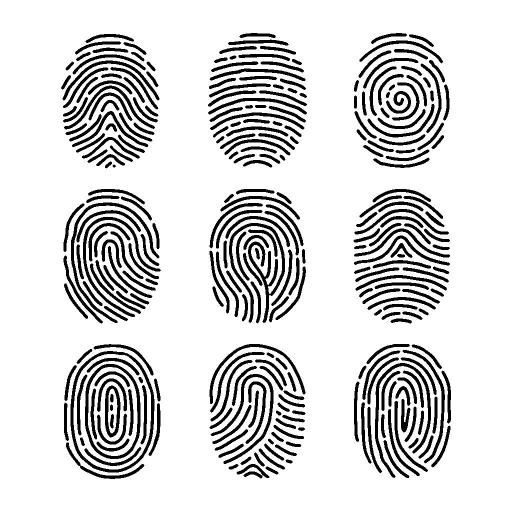
#> input picture Lab5/data/fingerprints.jpg, 1024 x 1024 px (shown at 1/2 size); the run also reads 1 picture not shown here
$ python keypoints.py
#> lines starting #> are read from the running program, lines starting #| are printed output that depends on the picture; after the words box and inside, x2 and y2 are one past the last pixel; in counts of white or black regions, pixels touching at a corner belong together
"""Особые точки: Харрис, поворот, сопоставление отпечатков."""

from pathlib import Path

import cv2
import matplotlib

matplotlib.use("Agg")
import matplotlib.pyplot as plt
import numpy as np

ROOT = Path(__file__).resolve().parent
DATA = ROOT / "data"
OUT = ROOT / "output"


def load_gray(path: Path) -> np.ndarray:
    image = cv2.imread(str(path), cv2.IMREAD_GRAYSCALE)
    if image is None:
        raise SystemExit(f"нет файла {path}")
    return image


def harris_points(gray: np.ndarray, block_size: int, ksize: int, rel: float) -> np.ndarray:
    response = cv2.cornerHarris(np.float32(gray), block_size, ksize, 0.04)
    local_max = cv2.dilate(response, np.ones((3, 3), np.float32))
    threshold = rel * float(response.max())
    ys, xs = np.where((response == local_max) & (response > threshold))
    if len(xs) == 0:
        return np.zeros((0, 2), dtype=np.int32)
    return np.stack([xs, ys], axis=1).astype(np.int32)


def reference_points(path: Path) -> np.ndarray:
    color = cv2.imread(str(path), cv2.IMREAD_COLOR)
    red = (color[:, :, 2] > 160) & (color[:, :, 1] < 90) & (color[:, :, 0] < 90)
    count, labels, stats, centroids = cv2.connectedComponentsWithStats(red.astype(np.uint8), 8)
    points = []
    for index in range(1, count):
        if stats[index, cv2.CC_STAT_AREA] < 1:
            continue
        cx, cy = centroids[index]
        points.append((int(round(cx)), int(round(cy))))
    if not points:
        return np.zeros((0, 2), dtype=np.int32)
    return np.array(points, dtype=np.int32)


def f1_score(predicted: np.ndarray, reference: np.ndarray, tolerance: float = 6.0) -> float:
    if len(predicted) == 0 or len(reference) == 0:
        return 0.0
    if len(predicted) > 8000:
        return 0.0
    distances = np.linalg.norm(
        predicted.astype(np.float32)[:, None, :] - reference.astype(np.float32)[None, :, :],
        axis=2,
    )
    precision = float(np.mean(distances.min(axis=1) <= tolerance))
    recall = float(np.mean(distances.min(axis=0) <= tolerance))
    if precision + recall == 0:
        return 0.0
    return 2.0 * precision * recall / (precision + recall)


def search_harris(gray: np.ndarray, reference: np.ndarray) -> tuple[dict, float]:
    best = {"block_size": 2, "ksize": 3, "rel": 0.01}
    best_score = -1.0
    ref_count = max(len(reference), 1)
    for block_size in (2, 3, 4, 5, 7):
        for ksize in (3, 5, 7):
            for rel in (0.001, 0.005, 0.01, 0.02, 0.05, 0.1):
                points = harris_points(gray, block_size, ksize, rel)
                if not (0.25 * ref_count <= len(points) <= 3.0 * ref_count):
                    continue
                score = f1_score(points, reference)
                if score > best_score:
                    best_score = score
                    best = {"block_size": block_size, "ksize": ksize, "rel": rel}
    return best, best_score


def draw_points(gray: np.ndarray, points: np.ndarray, radius: int = 2) -> np.ndarray:
    canvas = cv2.cvtColor(gray, cv2.COLOR_GRAY2BGR)
    for x, y in points:
        cv2.circle(canvas, (int(x), int(y)), radius, (0, 0, 255), -1)
    return canvas


def rotate_image(gray: np.ndarray, angle: float) -> np.ndarray:
    height, width = gray.shape
    matrix = cv2.getRotationMatrix2D((width / 2.0, height / 2.0), angle, 1.0)
    return cv2.warpAffine(gray, matrix, (width, height), flags=cv2.INTER_LINEAR, borderValue=255)


def rotation_study(gray: np.ndarray, params: dict, stem: str) -> None:
    counts = []
    tiles = []
    for angle in range(360):
        rotated = rotate_image(gray, angle)
        points = harris_points(rotated, **params)
        counts.append(len(points))
        if angle % 30 == 0:
            tiles.append(draw_points(rotated, points))
    contact = make_sheet(tiles, columns=4)
    cv2.imwrite(str(OUT / f"{stem}_sheet.jpg"), contact, [cv2.IMWRITE_JPEG_QUALITY, 90])
    figure, axis = plt.subplots(figsize=(8, 3.5))
    axis.plot(range(360), counts, color="C0", linewidth=1)
    axis.set_xlabel("угол, градусы")
    axis.set_ylabel("число точек Харриса")
    axis.set_title(stem)
    figure.tight_layout()
    figure.savefig(OUT / f"{stem}_counts.png", dpi=120)
    plt.close(figure)
    np.savetxt(OUT / f"{stem}_counts.csv", np.array(counts, dtype=int), fmt="%d")
    print(f"{stem}: точки {min(counts)} … {max(counts)}, среднее {np.mean(counts):.1f}")


def make_sheet(images: list[np.ndarray], columns: int) -> np.ndarray:
    if not images:
        return np.zeros((10, 10, 3), dtype=np.uint8)
    height, width = images[0].shape[:2]
    rows = int(np.ceil(len(images) / columns))
    sheet = np.full((rows * height, columns * width, 3), 255, dtype=np.uint8)
    for index, image in enumerate(images):
        row, col = divmod(index, columns)
        sheet[row * height : (row + 1) * height, col * width : (col + 1) * width] = image
    return sheet


def ink_bands(profile: np.ndarray, parts: int = 3) -> list[tuple[int, int]]:
    smooth = np.convolve(profile.astype(np.float64), np.ones(21) / 21.0, mode="same")
    active = smooth > (smooth.max() * 0.08)
    spans: list[tuple[int, int]] = []
    start = None
    for index, flag in enumerate(active):
        if flag and start is None:
            start = index
        elif not flag and start is not None:
            spans.append((start, index))
            start = None
    if start is not None:
        spans.append((start, len(active)))
    spans = [span for span in spans if span[1] - span[0] > 40]
    if len(spans) > parts:
        largest = sorted(spans, key=lambda span: span[1] - span[0], reverse=True)[:parts]
        spans = sorted(largest)
    return spans


def template_crops(gray: np.ndarray) -> list[tuple[int, np.ndarray]]:
    ink = (gray < 180).astype(np.uint8)
    row_spans = ink_bands(ink.sum(axis=1))
    col_spans = ink_bands(ink.sum(axis=0))
    crops = []
    index = 1
    for top, bottom in row_spans:
        for left, right in col_spans:
            crops.append((index, gray[top:bottom, left:right]))
            index += 1
    return crops


def tight_crop(gray: np.ndarray) -> np.ndarray:
    ink = np.where(gray < 180)
    if len(ink[0]) == 0:
        return gray
    top, bottom = int(ink[0].min()), int(ink[0].max()) + 1
    left, right = int(ink[1].min()), int(ink[1].max()) + 1
    return gray[top:bottom, left:right]


def sift_inliers(query: np.ndarray, template: np.ndarray):
    sift = cv2.SIFT_create(nfeatures=1000)
    query_kp, query_desc = sift.detectAndCompute(query, None)
    template_kp, template_desc = sift.detectAndCompute(template, None)
    if (
        query_desc is None
        or template_desc is None
        or len(query_desc) < 4
        or len(template_desc) < 4
    ):
        return 0, query_kp, template_kp, []
    pairs = cv2.BFMatcher().knnMatch(query_desc, template_desc, k=2)
    good = []
    for pair in pairs:
        if len(pair) < 2:
            continue
        first, second = pair
        if first.distance < 0.8 * second.distance:
            good.append(first)
    if len(good) < 4:
        return len(good), query_kp, template_kp, good
    source = np.float32([query_kp[item.queryIdx].pt for item in good]).reshape(-1, 1, 2)
    destination = np.float32([template_kp[item.trainIdx].pt for item in good]).reshape(-1, 1, 2)
    _homography, mask = cv2.findHomography(source, destination, cv2.RANSAC, 5.0)
    if mask is None:
        return 0, query_kp, template_kp, []
    inlier_matches = [item for item, flag in zip(good, mask.ravel()) if flag]
    return len(inlier_matches), query_kp, template_kp, inlier_matches


def match_queries(templates: list[tuple[int, np.ndarray]]) -> None:
    lines = []
    for name in ("fp2.jpg", "fp3.jpg"):
        query = load_gray(DATA / name)
        scores = []
        for index, crop in templates:
            template = tight_crop(crop)
            resized = cv2.resize(query, (template.shape[1], template.shape[0]), interpolation=cv2.INTER_LINEAR)
            count, query_kp, template_kp, matches = sift_inliers(resized, template)
            scores.append((count, index, template, resized, query_kp, template_kp, matches))
        scores.sort(key=lambda item: item[0], reverse=True)
        best = scores[0]
        lines.append(f"{name}: ближайший шаблон {best[1]}, инлайеров {best[0]}")
        for count, index, *_rest in scores:
            lines.append(f"  шаблон {index}: {count}")
        match_image = cv2.drawMatches(
            best[3],
            best[4],
            best[2],
            best[5],
            best[6][:50],
            None,
            flags=cv2.DrawMatchesFlags_NOT_DRAW_SINGLE_POINTS,
        )
        cv2.imwrite(str(OUT / f"match_{Path(name).stem}.jpg"), match_image, [cv2.IMWRITE_JPEG_QUALITY, 90])
        print(lines[-len(scores) - 1])
    (OUT / "matches.txt").write_text("\n".join(lines) + "\n", encoding="utf-8")


def main() -> None:
    OUT.mkdir(parents=True, exist_ok=True)
    fingerprints = load_gray(DATA / "fingerprints.jpg")
#> in load_gray, image is the input picture: shape (1024, 1024); min 0, max 255, mean 214.4
    reference = reference_points(DATA / "resultfp.jpg")
#> in reference_points, `red = (color[:, :, 2] > 160) & (color[:, :, 1] < 90) & (color[:, :, 0]..`: red: shape (1024, 1024) bool; 1.6% white; 546 white regions (24 under 20 px), largest, box (x1, y1, x2, y2) and area: (220, 322, 234, 338) 100, (766, 872, 774, 885) 74, (576, 117, 588, 124) 71
#> in reference_points, `count, labels, stats, centroids = cv2.connectedComponentsWithStats(red..`:
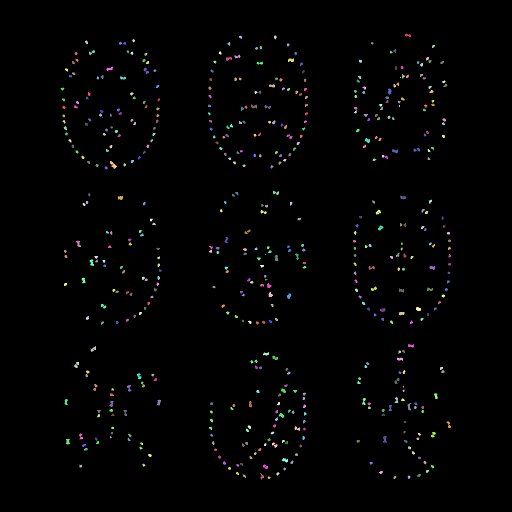
#> labels: shape (1024, 1024) int32 (shown at 1/2 size); 547 distinct labels, from 0 to 546; one colour per label, 0 black
#> in reference_points, `count, labels, stats, centroids = cv2.connectedComponentsWithStats(red..`: count = 547; stats = 547 rows, first 6: [0, 0, 1024, 1024, 1031441], [810, 67, 12, 8, 53], [478, 71, 6, 7, 27], [548, 71, 6, 8, 31], [264, 78, 6, 7, 24], [170, 81, 6, 8, 31]; centroids = 547 pairs, first value 124.6 to 898.9, second value 70.43 to 954.8
#> the loop in reference_points, `for index in range(1, count):` made 546 passes
#> (cx, cy) on passes 1 to 3: (815.8, 70.43), (480.7, 73.81), (550.1, 73.97)
#> after the loop in reference_points, `for index in range(1, count):`: points = 546 pairs, first value 125 to 899, second value 70 to 955
#> reference has the same summary as points in reference_points
    params, score = search_harris(fingerprints, reference)
#> in search_harris, `ref_count = max(len(reference), 1)`: ref_count = 546
#> the loop in search_harris, `for block_size in (2, 3, 4, 5, 7):` made 5 passes
#> after the loop in search_harris, `for block_size in (2, 3, 4, 5, 7):`: best = {'block_size': 4, 'ksize': 7, 'rel': 0.1}; best_score = 0.995
#> params = {'block_size': 4, 'ksize': 7, 'rel': 0.1}; score = 0.995
    points = harris_points(fingerprints, **params)
#> points = 639 pairs, first value 124 to 899, second value 70 to 955
    overlay = draw_points(fingerprints, points, radius=3)
#> the loop in draw_points, `for x, y in points:` made 639 passes
#> (x, y) on passes 1 to 3: (813, 70), (820, 71), (480, 73)
#> after the loop in draw_points, `for x, y in points:`:
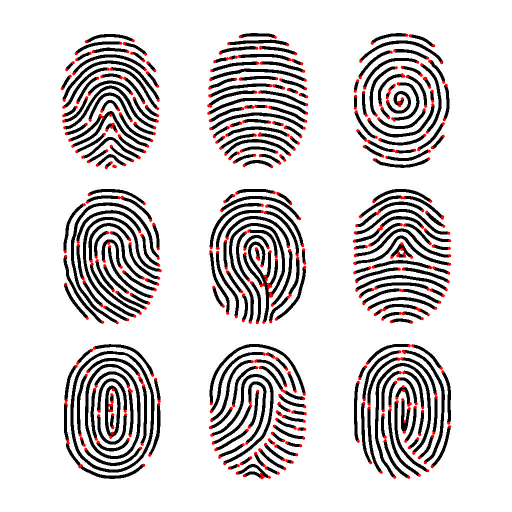
#> canvas: shape (1024, 1024, 3) (shown at 1/2 size); 1.75% of pixels changed, all inside (x1, y1, x2, y2) = (121, 67, 903, 959)
    cv2.imwrite(str(OUT / "harris_overlay.jpg"), overlay, [cv2.IMWRITE_JPEG_QUALITY, 90])
    compared = overlay.copy()
    for x, y in reference:
        cv2.circle(compared, (int(x), int(y)), 2, (0, 255, 0), 1)
#> this loop made 546 passes
#> (x, y) on passes 1 to 3: (816, 70), (481, 74), (550, 74)
#> compared: shape (1024, 1024, 3); 0.42% of pixels changed, all inside (x1, y1, x2, y2) = (123, 68, 902, 958)
    cv2.imwrite(str(OUT / "harris_vs_reference.jpg"), compared, [cv2.IMWRITE_JPEG_QUALITY, 90])
    report = (
        f"blockSize={params['block_size']}, ksize={params['ksize']}, "
        f"порог={params['rel']:.4f} * max, точек={len(points)}, "
        f"эталон={len(reference)}, F1={score:.3f}\n"
    )
    (OUT / "harris_params.txt").write_text(report, encoding="utf-8")
    print(report.strip())
#| blockSize=4, ksize=7, порог=0.1000 * max, точек=639, эталон=546, F1=0.995

    star = load_gray(DATA / "star.jpg")
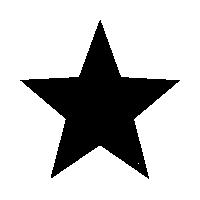
#> input picture Lab5/data/star.jpg, 200 x 200 px
#> in load_gray, image is the input picture: shape (200, 200); min 0, max 255, mean 195.4
    star_params = {"block_size": 2, "ksize": 3, "rel": 0.02}
    rotation_study(star, star_params, "star")
#> the loop in rotation_study, `for angle in range(360):` made 360 passes
#> (matrix in rotate_image, threshold in harris_points) on passes 1 to 3: ([[1, 0, 0], [0, 1, 0]], 12294976), ([[1, 0.0175, -1.73], [-0.0175, 1, 1.76]], 5902058.9), ([[0.999, 0.0349, -3.43], [-0.0349, 0.999, 3.55]], 4976656.6)
#> after the loop in rotation_study, `for angle in range(360):`: counts = 360 values, max 119 at index 0, min 12 at index 88, mean 33.02; tiles = 12 items
#> in make_sheet, `rows = int(np.ceil(len(images) / columns))`: rows = 3
#> in make_sheet, `sheet = np.full((rows * height, columns * width, 3), 255, dtype=np.uin..`: sheet: shape (600, 800, 3); every value is 255
#> the loop in make_sheet, `for index, image in enumerate(images):` made 12 passes
#> (row, col) on passes 1 to 12: (0, 0), (0, 1), (0, 2), (0, 3), (1, 0), (1, 1), (1, 2), (1, 3), (2, 0), (2, 1), (2, 2), (2, 3)
#| star: точки 12 … 119, среднее 33.0
    rotation_study(load_gray(DATA / "fp2.jpg"), params, "fp2")
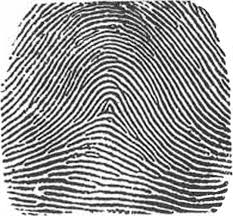
#> input picture Lab5/data/fp2.jpg, 233 x 216 px
#> in load_gray, image is the input picture: shape (216, 233); min 0, max 255, mean 152.9
#> the loop in rotation_study (call 2), `for angle in range(360):` made 360 passes
#> (matrix in rotate_image, threshold in harris_points) on passes 1 to 3: ([[1, 0, 0], [0, 1, 0]], 8.9e+10), ([[1, 0.0175, -1.87], [-0.0175, 1, 2.05]], 7.15e+10), ([[0.999, 0.0349, -3.7], [-0.0349, 0.999, 4.13]], 6.97e+10)
#> in make_sheet (call 2), `sheet = np.full((rows * height, columns * width, 3), 255, dtype=np.uin..`: sheet: shape (648, 932, 3); every value is 255
#> the loop in make_sheet (call 2), `for index, image in enumerate(images):` made 12 passes
#| fp2: точки 142 … 282, среднее 194.8

    templates = template_crops(fingerprints)
#> in template_crops, `ink = (gray < 180).astype(np.uint8)`:
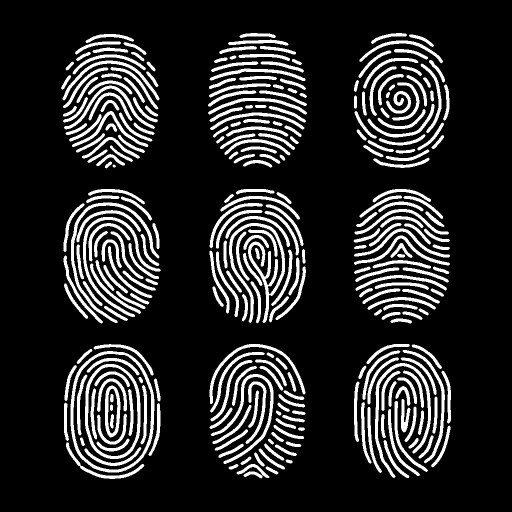
#> ink: shape (1024, 1024) (shown at 1/2 size); values 0 (black) and 1 (white), 15.8% white; 298 white regions, largest, box (x1, y1, x2, y2) and area: (458, 446, 570, 646) 4699, (141, 702, 309, 945) 3965, (170, 728, 281, 918) 2968
#> the loop in template_crops, `for top, bottom in row_spans:` made 3 passes
#> (top, bottom) on passes 1 to 3: (60, 340), (371, 651), (681, 962)
    print(f"шаблонов на сетке: {len(templates)}")
#| шаблонов на сетке: 9
    match_queries(templates)
#> the loop in match_queries, `for index, crop in templates:` made 9 passes
#> after the loop in match_queries, `for index, crop in templates:`:
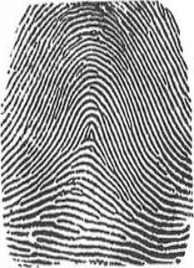
#> resized: shape (268, 194); min 1, max 255, mean 152.8
#> the loop in match_queries, `for count, index, *_rest in scores:` made 9 passes
#> (count, index) on passes 1, 2, 3, 4, 5, 6, 8, 9: (75, 6), (55, 7), (33, 3), (16, 5), (14, 4), (6, 1), (5, 2), (5, 9)
#> index on pass 7: 8
#> in match_queries, `match_image = cv2.drawMatches( best[3], best[4], best[2], best[5], bes..`:
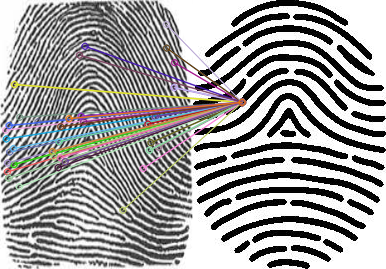
#> match_image: shape (269, 386, 3); mean of channels 0, 1, 2 157.7, 157.9, 158.7; drawn as B, G, R
#| fp2.jpg: ближайший шаблон 6, инлайеров 75
#> pass 2 of the loop in match_queries, `for name in ("fp2.jpg", "fp3.jpg"):`:
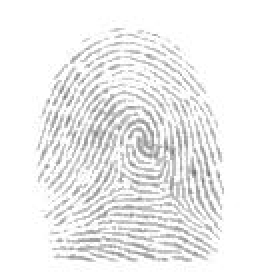
#> input picture Lab5/data/fp3.jpg, 132 x 137 px (shown 2 times larger)
#> in load_gray, image is the input picture: shape (137, 132); min 113, max 255, mean 238.7
#> the loop in match_queries, `for index, crop in templates:` made 9 passes
#> pass 1, in match_queries, `resized = cv2.resize(query, (template.shape[1], template.shape[0]), in..`:
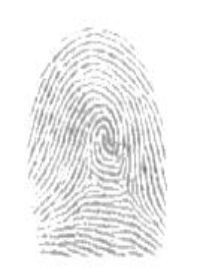
#> resized: shape (269, 197); min 116, max 255, mean 238.6
#> the loop in match_queries, `for count, index, *_rest in scores:` made 9 passes
#> (count, index) on passes 1, 2, 3, 4, 6, 7, 8, 9: (18, 3), (8, 7), (6, 2), (6, 8), (4, 4), (4, 5), (4, 6), (4, 9)
#> in match_queries, `match_image = cv2.drawMatches( best[3], best[4], best[2], best[5], bes..`:
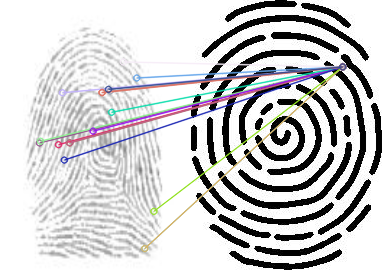
#> match_image: shape (270, 382, 3); mean of channels 0, 1, 2 204.9, 204, 204.2; drawn as B, G, R
#| fp3.jpg: ближайший шаблон 3, инлайеров 18


if __name__ == "__main__":
    main()
